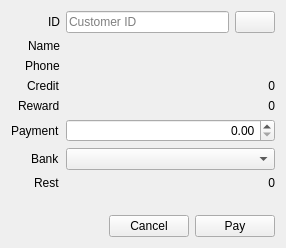
<?xml version="1.0" encoding="UTF-8"?>
<ui version="4.0">
 <class>CustomerCreditPaymentDialog</class>
 <widget class="QDialog" name="CustomerCreditPaymentDialog">
  <property name="geometry">
   <rect>
    <x>0</x>
    <y>0</y>
    <width>286</width>
    <height>248</height>
   </rect>
  </property>
  <property name="windowTitle">
   <string>Customer Credit Payment</string>
  </property>
  <layout class="QVBoxLayout" name="verticalLayout">
   <item>
    <layout class="QFormLayout" name="formLayout">
     <property name="labelAlignment">
      <set>Qt::AlignRight|Qt::AlignTrailing|Qt::AlignVCenter</set>
     </property>
     <item row="0" column="0">
      <widget class="QLabel" name="label">
       <property name="text">
        <string>ID</string>
       </property>
      </widget>
     </item>
     <item row="1" column="0">
      <widget class="QLabel" name="label_2">
       <property name="text">
        <string>Name</string>
       </property>
      </widget>
     </item>
     <item row="3" column="0">
      <widget class="QLabel" name="label_3">
       <property name="text">
        <string>Credit</string>
       </property>
      </widget>
     </item>
     <item row="4" column="0">
      <widget class="QLabel" name="label_4">
       <property name="text">
        <string>Reward</string>
       </property>
      </widget>
     </item>
     <item row="5" column="0">
      <widget class="QLabel" name="label_5">
       <property name="text">
        <string>Payment</string>
       </property>
      </widget>
     </item>
     <item row="5" column="1">
      <widget class="QDoubleSpinBox" name="doublePayment">
       <property name="alignment">
        <set>Qt::AlignRight|Qt::AlignTrailing|Qt::AlignVCenter</set>
       </property>
       <property name="maximum">
        <double>100000000.000000000000000</double>
       </property>
      </widget>
     </item>
     <item row="1" column="1">
      <widget class="QLabel" name="labelName">
       <property name="text">
        <string/>
       </property>
      </widget>
     </item>
     <item row="3" column="1">
      <widget class="QLabel" name="labelCredit">
       <property name="text">
        <string>0</string>
       </property>
       <property name="alignment">
        <set>Qt::AlignRight|Qt::AlignTrailing|Qt::AlignVCenter</set>
       </property>
      </widget>
     </item>
     <item row="4" column="1">
      <widget class="QLabel" name="labelReward">
       <property name="text">
        <string>0</string>
       </property>
       <property name="alignment">
        <set>Qt::AlignRight|Qt::AlignTrailing|Qt::AlignVCenter</set>
       </property>
      </widget>
     </item>
     <item row="7" column="0">
      <widget class="QLabel" name="label_9">
       <property name="text">
        <string>Rest</string>
       </property>
      </widget>
     </item>
     <item row="7" column="1">
      <widget class="QLabel" name="labelRest">
       <property name="text">
        <string>0</string>
       </property>
       <property name="alignment">
        <set>Qt::AlignRight|Qt::AlignTrailing|Qt::AlignVCenter</set>
       </property>
      </widget>
     </item>
     <item row="2" column="0">
      <widget class="QLabel" name="label_6">
       <property name="text">
        <string>Phone</string>
       </property>
      </widget>
     </item>
     <item row="2" column="1">
      <widget class="QLabel" name="labelPhone">
       <property name="text">
        <string/>
       </property>
      </widget>
     </item>
     <item row="0" column="1">
      <layout class="QHBoxLayout" name="horizontalLayout_2">
       <item>
        <widget class="QLineEdit" name="lineID">
         <property name="placeholderText">
          <string>Customer ID</string>
         </property>
        </widget>
       </item>
       <item>
        <widget class="QPushButton" name="pushSearch">
         <property name="text">
          <string/>
         </property>
         <property name="icon">
          <iconset resource="../../sultan/sultan.qrc">
           <normaloff>:/images/16x16/blue-document-search-result.png</normaloff>:/images/16x16/blue-document-search-result.png</iconset>
         </property>
         <property name="autoDefault">
          <bool>false</bool>
         </property>
        </widget>
       </item>
      </layout>
     </item>
     <item row="6" column="0">
      <widget class="QLabel" name="label_7">
       <property name="text">
        <string>Bank</string>
       </property>
      </widget>
     </item>
     <item row="6" column="1">
      <widget class="QComboBox" name="comboBank"/>
     </item>
    </layout>
   </item>
   <item>
    <spacer name="verticalSpacer">
     <property name="orientation">
      <enum>Qt::Vertical</enum>
     </property>
     <property name="sizeHint" stdset="0">
      <size>
       <width>20</width>
       <height>40</height>
      </size>
     </property>
    </spacer>
   </item>
   <item>
    <layout class="QHBoxLayout" name="horizontalLayout">
     <item>
      <spacer name="horizontalSpacer">
       <property name="orientation">
        <enum>Qt::Horizontal</enum>
       </property>
       <property name="sizeHint" stdset="0">
        <size>
         <width>40</width>
         <height>20</height>
        </size>
       </property>
      </spacer>
     </item>
     <item>
      <widget class="QPushButton" name="pushCancel">
       <property name="text">
        <string>Cancel</string>
       </property>
       <property name="autoDefault">
        <bool>false</bool>
       </property>
      </widget>
     </item>
     <item>
      <widget class="QPushButton" name="pushPay">
       <property name="text">
        <string>Pay</string>
       </property>
       <property name="autoDefault">
        <bool>false</bool>
       </property>
      </widget>
     </item>
    </layout>
   </item>
  </layout>
 </widget>
 <tabstops>
  <tabstop>lineID</tabstop>
  <tabstop>pushSearch</tabstop>
  <tabstop>doublePayment</tabstop>
  <tabstop>comboBank</tabstop>
  <tabstop>pushPay</tabstop>
  <tabstop>pushCancel</tabstop>
 </tabstops>
 <resources>
  <include location="../../sultan/sultan.qrc"/>
 </resources>
 <connections>
  <connection>
   <sender>pushCancel</sender>
   <signal>clicked()</signal>
   <receiver>CustomerCreditPaymentDialog</receiver>
   <slot>close()</slot>
   <hints>
    <hint type="sourcelabel">
     <x>149</x>
     <y>179</y>
    </hint>
    <hint type="destinationlabel">
     <x>142</x>
     <y>100</y>
    </hint>
   </hints>
  </connection>
 </connections>
</ui>
